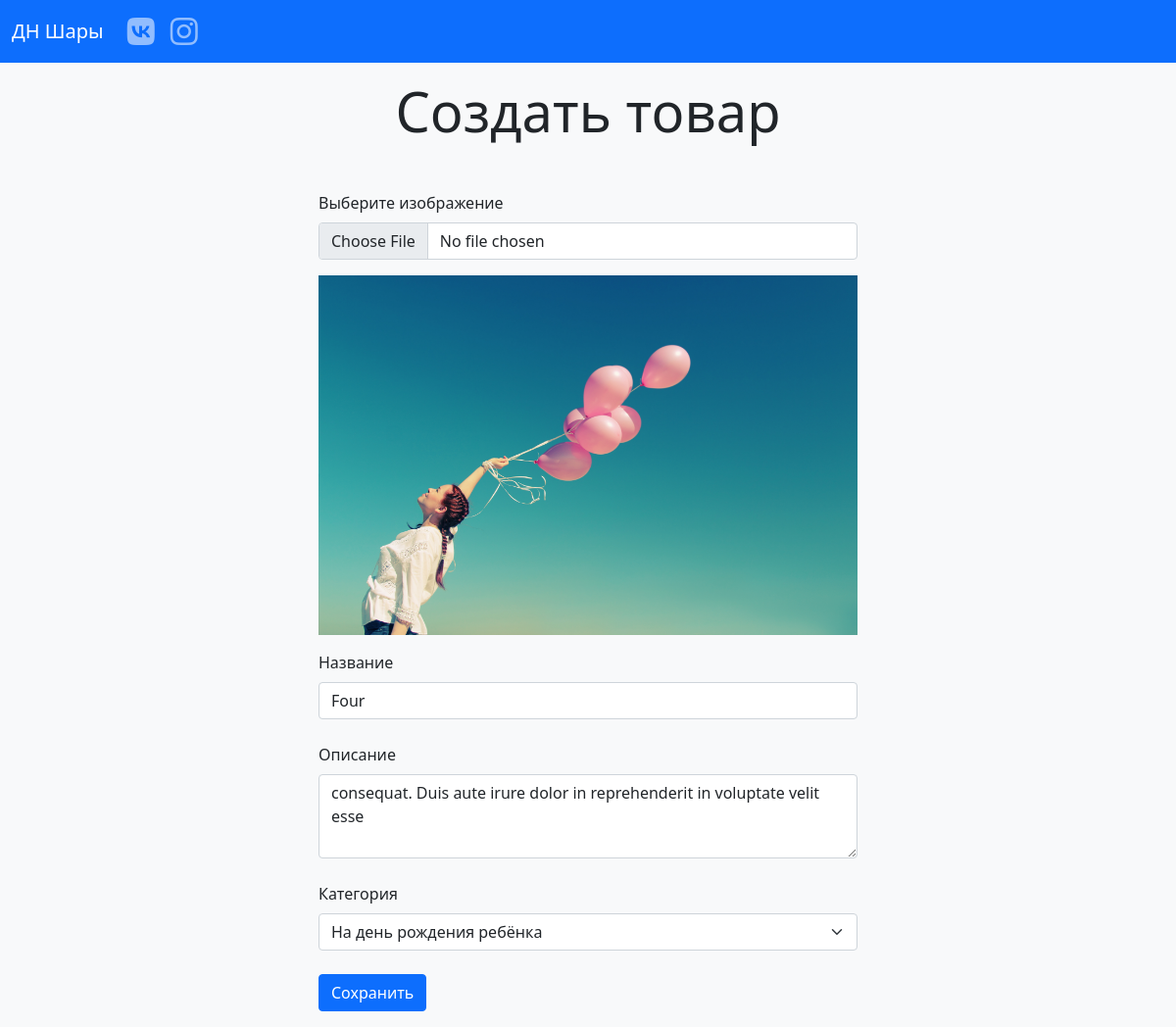
The page /product-form.php?id=4 on the database its author committed.
### tables this page shows
CREATE TABLE `products` (
  `id` int(11) NOT NULL,
  `user_id` int(11) NOT NULL,
  `category_id` int(11) NOT NULL,
  `image_name` varchar(55) NOT NULL,
  `title` varchar(255) NOT NULL,
  `description` text NOT NULL,
  `price` int(11) DEFAULT NULL
);

CREATE TABLE `categories` (
  `id` int(11) NOT NULL,
  `name` varchar(255) NOT NULL
);

### config.php (called while the page is built)
<?php
$dns = 'mysql:host=localhost;dbname=balloons;charset=utf8';
$user = 'root';
$password = '';

### includes/classes/Model.php (called while the page is built, shortened)
<?php
class Model
{
    protected $tableName;
    private $pdo;
    public function __construct() {
        include __DIR__ . '/../../config.php';
        $this->pdo = new PDO($dns, $user, $password);
        $this->pdo->setAttribute(PDO::ATTR_ERRMODE, PDO::ERRMODE_EXCEPTION);
    }
    private function query($sql, $params = [])
    {
        $query = $this->pdo->prepare($sql);
        $query->execute($params);
        $query->setFetchMode(PDO::FETCH_CLASS, get_called_class());
        return $query;
    }
    public function get($column, $value)
    {
        $sql = "SELECT * FROM $this->tableName WHERE $column = :$column";
        $params = [":$column" => $value];
        $query = $this->query($sql, $params);
        return $query->fetch();
    }
    public function getAll($where = [], $params = [])
    {
        $sql = "SELECT * FROM $this->tableName";
        if (isset($params['order_by'])) {
            if ($params['order_by'][0] === '-') {
                $sql .= ' ORDER BY ' . substr($params['order_by'], 1) . ' DESC';
            } else {
                $sql .= ' ORDER BY ' . $params['order_by'] . ' ASC';
            }
        }
        $query = $this->query($sql, $where);
        return $query->fetchAll();
    }
}

### includes/classes/ProductModel.php (called while the page is built, shortened)
<?php
include_once 'Model.php';
class ProductModel extends Model
{
    public function getImageUrl()
    {
        $httpsOrHttp = isset($_SERVER['HTTPS']) && $_SERVER['HTTPS'] === 'on' ? 'https' : 'http';
        $host = $_SERVER['HTTP_HOST'];
        $url = "/images/$this->image_name";
        return $httpsOrHttp . '://' . $host . $url;
    }
}

### product-form.php (the view, shortened to what this page needs)
<?php
include 'header.php';
include 'includes/classes/ProductModel.php';
if (isset($_GET['id'])) {
    $product = (new ProductModel)->get('id', $_GET['id']);
}
$categories = (new CategoryModel)->getAll([], ['order_by' => 'id']);
?>
<div class="product-form mx-auto">
    <h1 class="display-4 text-center mb-5">Создать товар</h1>
    <form action="includes/product-submit" method="post" enctype="multipart/form-data">
        <div class="mb-3">
            <label for="image" class="form-label">Выберите изображение</label>
            <input class="form-control <?= isset($_GET['error']) && substr($_GET['error'], 0, strlen('image-')) === 'image-' ? 'is-invalid' : '' ?>" type="file" id="image" name="image">
            <div class="mt-3">
                <img src="<?= isset($product) ? $product->getImageUrl() : '' ?>" alt="" id="image-preview" class="w-100">
            </div>
        </div>
        <div class="mb-4">
            <label for="title" class="form-label">Haзвание</label>
            <input type="text" class="form-control <?= isset($_GET['error']) && substr($_GET['error'], 0, strlen('title-')) === 'title-' ? 'is-invalid' : '' ?>" id="title" name="title" value="<?= $_GET['title'] ?? $product->title ?? '' ?>">
        </div>
        <div class="mb-4">
            <label for="description" class="form-label">Описание</label>
            <textarea class="form-control <?= isset($_GET['error']) && substr($_GET['error'], 0, strlen('description-')) === 'description-' ? 'is-invalid' : '' ?>" id="description" name="description" rows="3"><?= $_GET['description'] ?? $product->description ?? '' ?></textarea>
        </div>
        <div class="mb-4">
            <label for="category_id" class="form-label">Категория</label>
            <select class="form-select" id="category_id" name="category_id">
                <?php foreach ($categories as $category): ?>
                    <option
                        value="<?= $category->id ?>"
                        <?= isset($product->category_id) ? $product->category_id == $category->id ? 'selected' : '' : '' ?>
                    >
                        <?= $category->name ?>
                    </option>
                <?php endforeach; ?>
            </select>
        </div>
        <button type="submit" name="product-submit" class="btn btn-primary">Сохранить</button>
    </form>
</div>
<?php include 'footer.php' ?>

### styles.css (style rules this page uses)
@media screen and (min-width: 768px) { .product-form { width: 550px; } }

### rows shown on the page
products: image_name (picture), title "Four", description "consequat. Duis aute irure dolor in reprehenderit in voluptate velit esse", category_id "На день рождения ребёнка"
